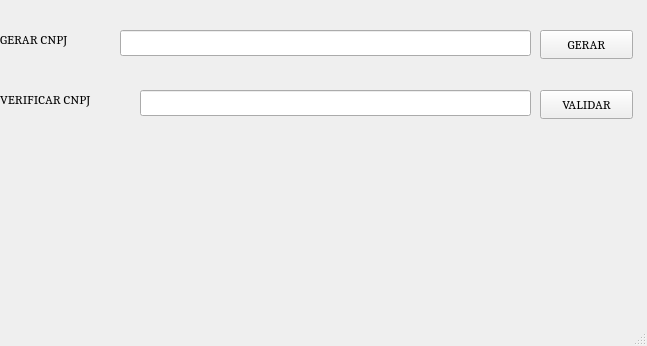
<?xml version="1.0" encoding="UTF-8"?>
<ui version="4.0">
 <class>MainWindow</class>
 <widget class="QMainWindow" name="MainWindow">
  <property name="geometry">
   <rect>
    <x>0</x>
    <y>0</y>
    <width>647</width>
    <height>346</height>
   </rect>
  </property>
  <property name="windowTitle">
   <string>cnpjValidator</string>
  </property>
  <widget class="QWidget" name="centralwidget">
   <widget class="QLabel" name="label">
    <property name="geometry">
     <rect>
      <x>0</x>
      <y>90</y>
      <width>131</width>
      <height>20</height>
     </rect>
    </property>
    <property name="font">
     <font>
      <family>Cambria</family>
      <pointsize>10</pointsize>
     </font>
    </property>
    <property name="text">
     <string>VERIFICAR CNPJ</string>
    </property>
   </widget>
   <widget class="QLabel" name="label_2">
    <property name="geometry">
     <rect>
      <x>0</x>
      <y>30</y>
      <width>101</width>
      <height>20</height>
     </rect>
    </property>
    <property name="font">
     <font>
      <family>Cambria</family>
      <pointsize>10</pointsize>
     </font>
    </property>
    <property name="text">
     <string>GERAR CNPJ</string>
    </property>
   </widget>
   <widget class="QLabel" name="labelReturn">
    <property name="geometry">
     <rect>
      <x>90</x>
      <y>180</y>
      <width>441</width>
      <height>91</height>
     </rect>
    </property>
    <property name="font">
     <font>
      <family>Yu Gothic UI Semibold</family>
      <pointsize>12</pointsize>
      <weight>75</weight>
      <bold>true</bold>
     </font>
    </property>
    <property name="text">
     <string/>
    </property>
   </widget>
   <widget class="QLineEdit" name="inputValidate">
    <property name="geometry">
     <rect>
      <x>140</x>
      <y>90</y>
      <width>391</width>
      <height>26</height>
     </rect>
    </property>
    <property name="font">
     <font>
      <family>Cambria</family>
      <pointsize>10</pointsize>
     </font>
    </property>
   </widget>
   <widget class="QPushButton" name="btnValidate">
    <property name="geometry">
     <rect>
      <x>540</x>
      <y>90</y>
      <width>93</width>
      <height>29</height>
     </rect>
    </property>
    <property name="font">
     <font>
      <family>Cambria</family>
      <pointsize>10</pointsize>
     </font>
    </property>
    <property name="text">
     <string>VALIDAR</string>
    </property>
   </widget>
   <widget class="QPushButton" name="btnGenerate">
    <property name="geometry">
     <rect>
      <x>540</x>
      <y>30</y>
      <width>93</width>
      <height>29</height>
     </rect>
    </property>
    <property name="font">
     <font>
      <family>Cambria</family>
      <pointsize>10</pointsize>
     </font>
    </property>
    <property name="text">
     <string>GERAR</string>
    </property>
   </widget>
   <widget class="QLineEdit" name="inputGenerate">
    <property name="geometry">
     <rect>
      <x>120</x>
      <y>30</y>
      <width>411</width>
      <height>26</height>
     </rect>
    </property>
    <property name="font">
     <font>
      <family>Cambria</family>
      <pointsize>10</pointsize>
     </font>
    </property>
   </widget>
  </widget>
  <widget class="QStatusBar" name="statusbar"/>
 </widget>
 <resources/>
 <connections/>
</ui>
